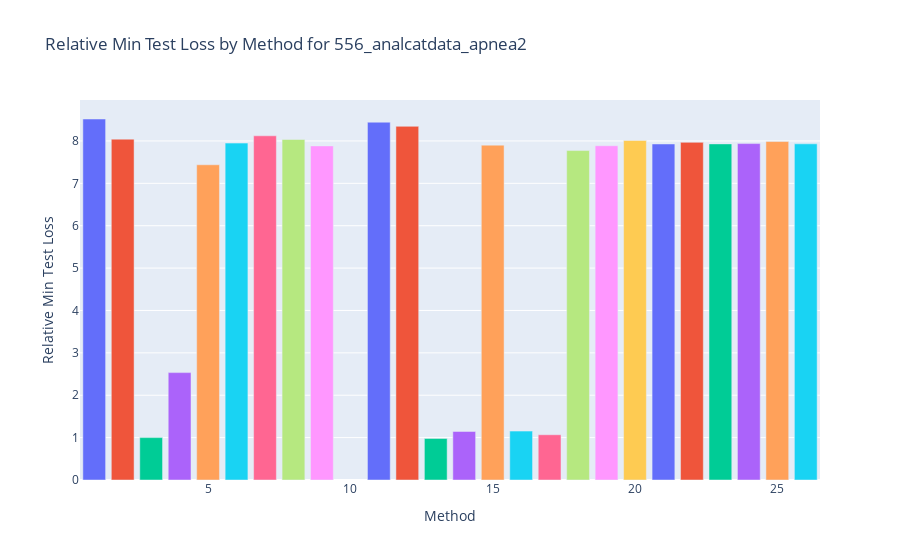
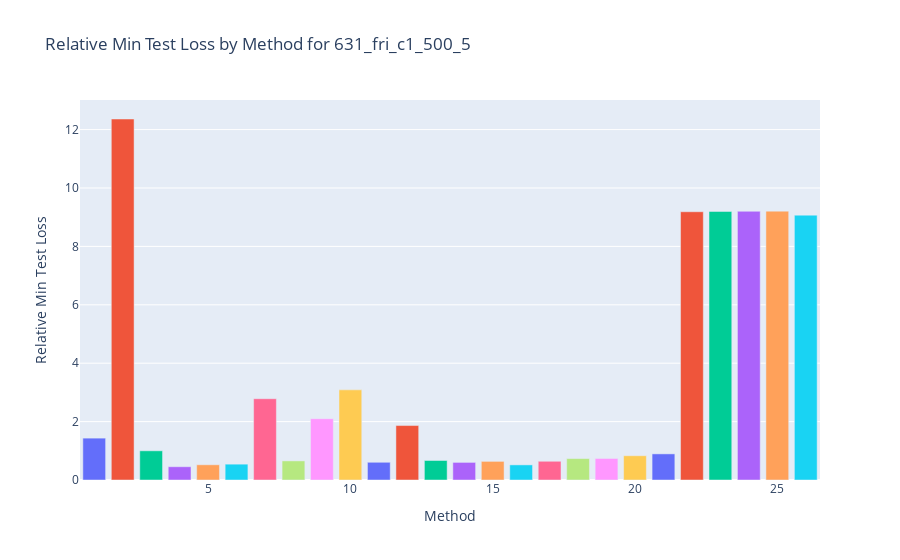
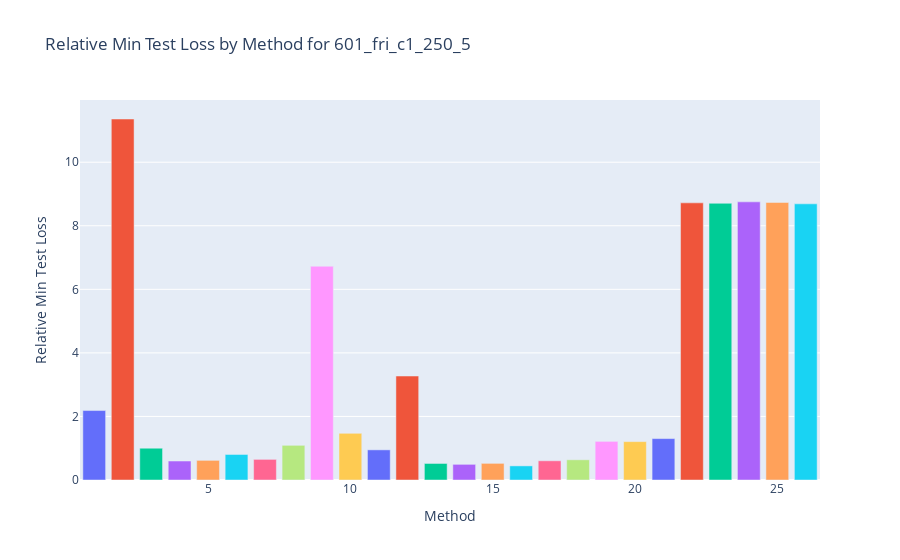
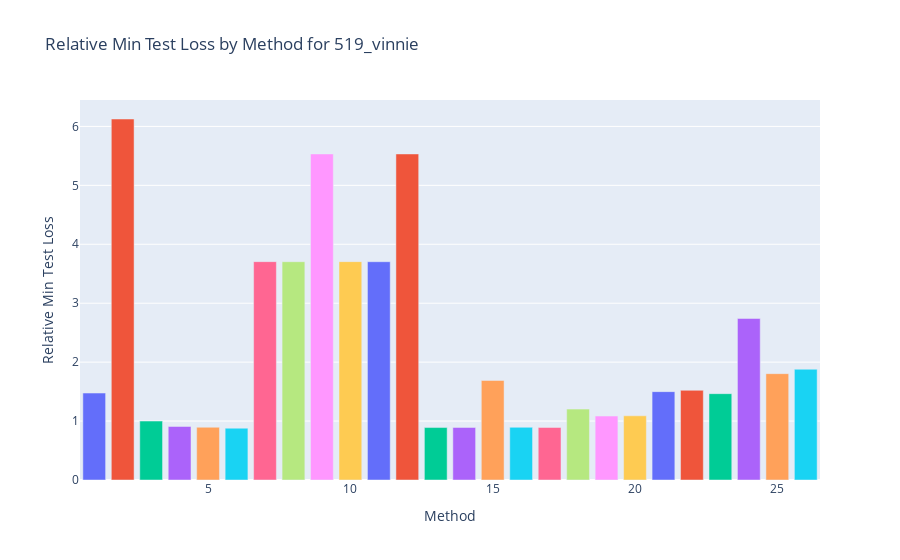

Notebook cell for these charts, in order:
### Code cell
dataset_names = list(min_val_test_loss.keys())

for dataset_name in dataset_names:
    # Preparing data for bar chart
    methods = list(relative_min_val_test_loss[dataset_name].keys())
    test_losses = [relative_min_val_test_loss[dataset_name][method] for method in methods]


    # Create a bar chart for the current dataset
    fig = go.Figure(data=[
        go.Bar(
            x=methods,
            y=test_losses,
            name=dataset_name,
            marker_color=colors[:len(methods)]  # Assign different colors to each bar
        )
    ])

    # Customize the layout
    fig.update_layout(
        title=f'Relative Min Test Loss by Method for {dataset_name}',
        xaxis=dict(
            title='Method',
        ),
        yaxis=dict(
            title='Relative Min Test Loss'
        ),
        legend_title=dataset_name
        # Additional customizations can be added here
    )

    # Show the plot
    fig.show()

### Figure 1 — Plotly figure (JSON) as saved in the notebook; plotly's stock layout.template omitted (floating-point values rounded to 4 significant figures)
{"data": [{"marker": {"color": ["#636EFA", "#EF553B", "#00CC96", "#AB63FA", "#FFA15A", "#19D3F3", "#FF6692", "#B6E880", "#FF97FF", "#FECB52", "#636EFA", "#EF553B", "#00CC96", "#AB63FA", "#FFA15A", "#19D3F3", "#FF6692", "#B6E880", "#FF97FF", "#FECB52", "#636EFA", "#EF553B", "#00CC96", "#AB63FA", "#FFA15A", "#19D3F3"]}, "name": "556_analcatdata_apnea2", "type": "bar", "x": [1, 2, 3, 4, 5, 6, 7, 8, 9, 10, 11, 12, 13, 14, 15, 16, 17, 18, 19, 20, 21, 22, 23, 24, 25, 26], "y": [8.518, 8.043, 1, 2.534, 7.438, 7.949, 8.122, 8.035, 7.883, null, 8.443, 8.346, 0.9794, 1.146, 7.902, 1.154, 1.068, 7.774, 7.887, 8.011, 7.929, 7.967, 7.931, 7.938, 7.987, 7.932]}], "layout": {"legend": {"title": {"text": "556_analcatdata_apnea2"}}, "title": {"text": "Relative Min Test Loss by Method for 556_analcatdata_apnea2"}, "xaxis": {"title": {"text": "Method"}}, "yaxis": {"title": {"text": "Relative Min Test Loss"}}}}

### Figure 2 — Plotly figure (JSON) as saved in the notebook; plotly's stock layout.template omitted (floating-point values rounded to 4 significant figures)
{"data": [{"marker": {"color": ["#636EFA", "#EF553B", "#00CC96", "#AB63FA", "#FFA15A", "#19D3F3", "#FF6692", "#B6E880", "#FF97FF", "#FECB52", "#636EFA", "#EF553B", "#00CC96", "#AB63FA", "#FFA15A", "#19D3F3", "#FF6692", "#B6E880", "#FF97FF", "#FECB52", "#636EFA", "#EF553B", "#00CC96", "#AB63FA", "#FFA15A", "#19D3F3"]}, "name": "631_fri_c1_500_5", "type": "bar", "x": [1, 2, 3, 4, 5, 6, 7, 8, 9, 10, 11, 12, 13, 14, 15, 16, 17, 18, 19, 20, 21, 22, 23, 24, 25, 26], "y": [1.434, 12.36, 1, 0.4545, 0.5216, 0.5424, 2.784, 0.6541, 2.098, 3.087, 0.6068, 1.865, 0.6679, 0.6029, 0.6381, 0.5176, 0.6415, 0.7339, 0.7369, 0.8312, 0.8946, 9.186, 9.196, 9.202, 9.207, 9.07]}], "layout": {"legend": {"title": {"text": "631_fri_c1_500_5"}}, "title": {"text": "Relative Min Test Loss by Method for 631_fri_c1_500_5"}, "xaxis": {"title": {"text": "Method"}}, "yaxis": {"title": {"text": "Relative Min Test Loss"}}}}

### Figure 3 — Plotly figure (JSON) as saved in the notebook; plotly's stock layout.template omitted (floating-point values rounded to 4 significant figures)
{"data": [{"marker": {"color": ["#636EFA", "#EF553B", "#00CC96", "#AB63FA", "#FFA15A", "#19D3F3", "#FF6692", "#B6E880", "#FF97FF", "#FECB52", "#636EFA", "#EF553B", "#00CC96", "#AB63FA", "#FFA15A", "#19D3F3", "#FF6692", "#B6E880", "#FF97FF", "#FECB52", "#636EFA", "#EF553B", "#00CC96", "#AB63FA", "#FFA15A", "#19D3F3"]}, "name": "601_fri_c1_250_5", "type": "bar", "x": [1, 2, 3, 4, 5, 6, 7, 8, 9, 10, 11, 12, 13, 14, 15, 16, 17, 18, 19, 20, 21, 22, 23, 24, 25, 26], "y": [2.186, 11.36, 1, 0.5974, 0.6185, 0.8033, 0.6491, 1.091, 6.726, 1.468, 0.9489, 3.272, 0.5204, 0.4929, 0.5238, 0.444, 0.6044, 0.6359, 1.216, 1.208, 1.303, 8.722, 8.708, 8.753, 8.734, 8.69]}], "layout": {"legend": {"title": {"text": "601_fri_c1_250_5"}}, "title": {"text": "Relative Min Test Loss by Method for 601_fri_c1_250_5"}, "xaxis": {"title": {"text": "Method"}}, "yaxis": {"title": {"text": "Relative Min Test Loss"}}}}

### Figure 4 — Plotly figure (JSON) as saved in the notebook; plotly's stock layout.template omitted (floating-point values rounded to 4 significant figures)
{"data": [{"marker": {"color": ["#636EFA", "#EF553B", "#00CC96", "#AB63FA", "#FFA15A", "#19D3F3", "#FF6692", "#B6E880", "#FF97FF", "#FECB52", "#636EFA", "#EF553B", "#00CC96", "#AB63FA", "#FFA15A", "#19D3F3", "#FF6692", "#B6E880", "#FF97FF", "#FECB52", "#636EFA", "#EF553B", "#00CC96", "#AB63FA", "#FFA15A", "#19D3F3"]}, "name": "519_vinnie", "type": "bar", "x": [1, 2, 3, 4, 5, 6, 7, 8, 9, 10, 11, 12, 13, 14, 15, 16, 17, 18, 19, 20, 21, 22, 23, 24, 25, 26], "y": [1.475, 6.126, 1, 0.9085, 0.8949, 0.8793, 3.705, 3.704, 5.533, 3.705, 3.704, 5.533, 0.8899, 0.892, 1.689, 0.8941, 0.8918, 1.203, 1.085, 1.089, 1.499, 1.522, 1.465, 2.741, 1.804, 1.879]}], "layout": {"legend": {"title": {"text": "519_vinnie"}}, "title": {"text": "Relative Min Test Loss by Method for 519_vinnie"}, "xaxis": {"title": {"text": "Method"}}, "yaxis": {"title": {"text": "Relative Min Test Loss"}}}}
